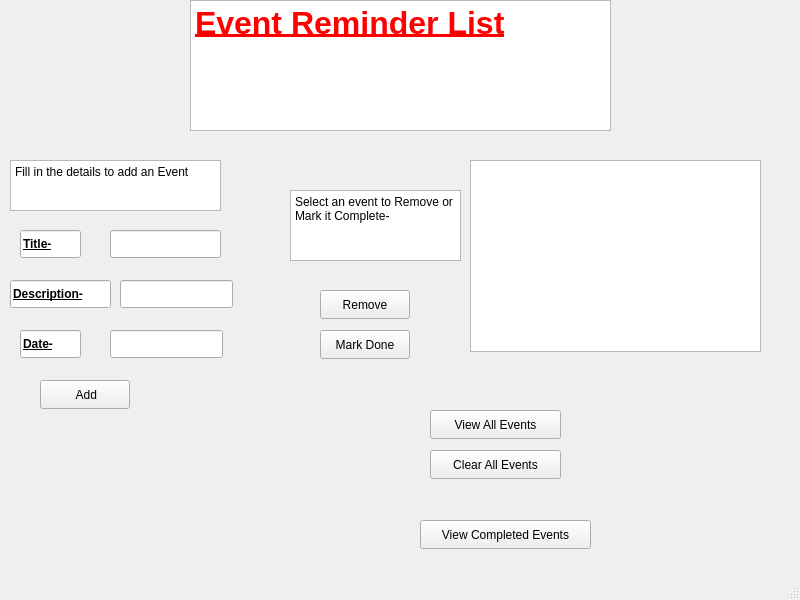
<?xml version="1.0" encoding="UTF-8"?>
<ui version="4.0">
 <class>MainWindow</class>
 <widget class="QMainWindow" name="MainWindow">
  <property name="geometry">
   <rect>
    <x>0</x>
    <y>0</y>
    <width>800</width>
    <height>600</height>
   </rect>
  </property>
  <property name="windowTitle">
   <string>MainWindow</string>
  </property>
  <widget class="QWidget" name="centralwidget">
   <widget class="QLineEdit" name="titleEdit">
    <property name="geometry">
     <rect>
      <x>110</x>
      <y>230</y>
      <width>111</width>
      <height>28</height>
     </rect>
    </property>
   </widget>
   <widget class="QLineEdit" name="descEdit">
    <property name="geometry">
     <rect>
      <x>120</x>
      <y>280</y>
      <width>113</width>
      <height>28</height>
     </rect>
    </property>
   </widget>
   <widget class="QLineEdit" name="dateEdit">
    <property name="geometry">
     <rect>
      <x>110</x>
      <y>330</y>
      <width>113</width>
      <height>28</height>
     </rect>
    </property>
   </widget>
   <widget class="QListWidget" name="eventList">
    <property name="geometry">
     <rect>
      <x>470</x>
      <y>160</y>
      <width>291</width>
      <height>192</height>
     </rect>
    </property>
    <property name="selectionMode">
     <enum>QAbstractItemView::SelectionMode::SingleSelection</enum>
    </property>
    <property name="selectionBehavior">
     <enum>QAbstractItemView::SelectionBehavior::SelectRows</enum>
    </property>
   </widget>
   <widget class="QPushButton" name="addButton">
    <property name="geometry">
     <rect>
      <x>40</x>
      <y>380</y>
      <width>90</width>
      <height>29</height>
     </rect>
    </property>
    <property name="text">
     <string> Add</string>
    </property>
   </widget>
   <widget class="QPushButton" name="removeButton">
    <property name="geometry">
     <rect>
      <x>320</x>
      <y>290</y>
      <width>90</width>
      <height>29</height>
     </rect>
    </property>
    <property name="text">
     <string>Remove</string>
    </property>
   </widget>
   <widget class="QPushButton" name="doneButton">
    <property name="geometry">
     <rect>
      <x>320</x>
      <y>330</y>
      <width>90</width>
      <height>29</height>
     </rect>
    </property>
    <property name="text">
     <string>Mark Done</string>
    </property>
   </widget>
   <widget class="QPushButton" name="viewCompletedButton">
    <property name="geometry">
     <rect>
      <x>420</x>
      <y>520</y>
      <width>171</width>
      <height>29</height>
     </rect>
    </property>
    <property name="text">
     <string>View Completed Events</string>
    </property>
   </widget>
   <widget class="QPushButton" name="viewAllButton">
    <property name="geometry">
     <rect>
      <x>430</x>
      <y>410</y>
      <width>131</width>
      <height>29</height>
     </rect>
    </property>
    <property name="text">
     <string>View All Events</string>
    </property>
   </widget>
   <widget class="QPushButton" name="clearAllButton">
    <property name="geometry">
     <rect>
      <x>430</x>
      <y>450</y>
      <width>131</width>
      <height>29</height>
     </rect>
    </property>
    <property name="text">
     <string>Clear All Events</string>
    </property>
   </widget>
   <widget class="QTextEdit" name="textEdit_3">
    <property name="geometry">
     <rect>
      <x>190</x>
      <y>0</y>
      <width>421</width>
      <height>131</height>
     </rect>
    </property>
    <property name="html">
     <string>&lt;!DOCTYPE HTML PUBLIC &quot;-//W3C//DTD HTML 4.0//EN&quot; &quot;http://www.w3.org/TR/REC-html40/strict.dtd&quot;&gt;
&lt;html&gt;&lt;head&gt;&lt;meta name=&quot;qrichtext&quot; content=&quot;1&quot; /&gt;&lt;meta charset=&quot;utf-8&quot; /&gt;&lt;style type=&quot;text/css&quot;&gt;
p, li { white-space: pre-wrap; }
hr { height: 1px; border-width: 0; }
li.unchecked::marker { content: &quot;\2610&quot;; }
li.checked::marker { content: &quot;\2612&quot;; }
&lt;/style&gt;&lt;/head&gt;&lt;body style=&quot; font-family:'Segoe UI'; font-size:9pt; font-weight:400; font-style:normal;&quot;&gt;
&lt;p style=&quot; margin-top:12px; margin-bottom:12px; margin-left:0px; margin-right:0px; -qt-block-indent:0; text-indent:0px;&quot;&gt;&lt;span style=&quot; font-size:24pt; font-weight:700; text-decoration: underline; color:#ff0000;&quot;&gt;Event Reminder List&lt;/span&gt;&lt;/p&gt;
&lt;p style=&quot; margin-top:12px; margin-bottom:12px; margin-left:0px; margin-right:0px; -qt-block-indent:0; text-indent:0px;&quot;&gt;&lt;br /&gt;&lt;/p&gt;&lt;/body&gt;&lt;/html&gt;</string>
    </property>
   </widget>
   <widget class="QLineEdit" name="lineEdit">
    <property name="geometry">
     <rect>
      <x>20</x>
      <y>230</y>
      <width>61</width>
      <height>28</height>
     </rect>
    </property>
    <property name="font">
     <font>
      <bold>true</bold>
      <underline>true</underline>
     </font>
    </property>
    <property name="text">
     <string>Title-</string>
    </property>
   </widget>
   <widget class="QPlainTextEdit" name="plainTextEdit">
    <property name="geometry">
     <rect>
      <x>10</x>
      <y>160</y>
      <width>211</width>
      <height>51</height>
     </rect>
    </property>
    <property name="plainText">
     <string>Fill in the details to add an Event</string>
    </property>
   </widget>
   <widget class="QPlainTextEdit" name="plainTextEdit_2">
    <property name="geometry">
     <rect>
      <x>290</x>
      <y>190</y>
      <width>171</width>
      <height>71</height>
     </rect>
    </property>
    <property name="plainText">
     <string>Select an event to Remove or Mark it Complete-</string>
    </property>
   </widget>
   <widget class="QLineEdit" name="lineEdit_2">
    <property name="geometry">
     <rect>
      <x>10</x>
      <y>280</y>
      <width>101</width>
      <height>28</height>
     </rect>
    </property>
    <property name="font">
     <font>
      <bold>true</bold>
      <underline>true</underline>
     </font>
    </property>
    <property name="text">
     <string>Description-</string>
    </property>
   </widget>
   <widget class="QLineEdit" name="lineEdit_3">
    <property name="geometry">
     <rect>
      <x>20</x>
      <y>330</y>
      <width>61</width>
      <height>28</height>
     </rect>
    </property>
    <property name="font">
     <font>
      <bold>true</bold>
      <underline>true</underline>
     </font>
    </property>
    <property name="text">
     <string>Date-</string>
    </property>
   </widget>
  </widget>
  <widget class="QMenuBar" name="menubar">
   <property name="geometry">
    <rect>
     <x>0</x>
     <y>0</y>
     <width>800</width>
     <height>25</height>
    </rect>
   </property>
  </widget>
  <widget class="QStatusBar" name="statusbar"/>
 </widget>
 <resources/>
 <connections/>
</ui>
